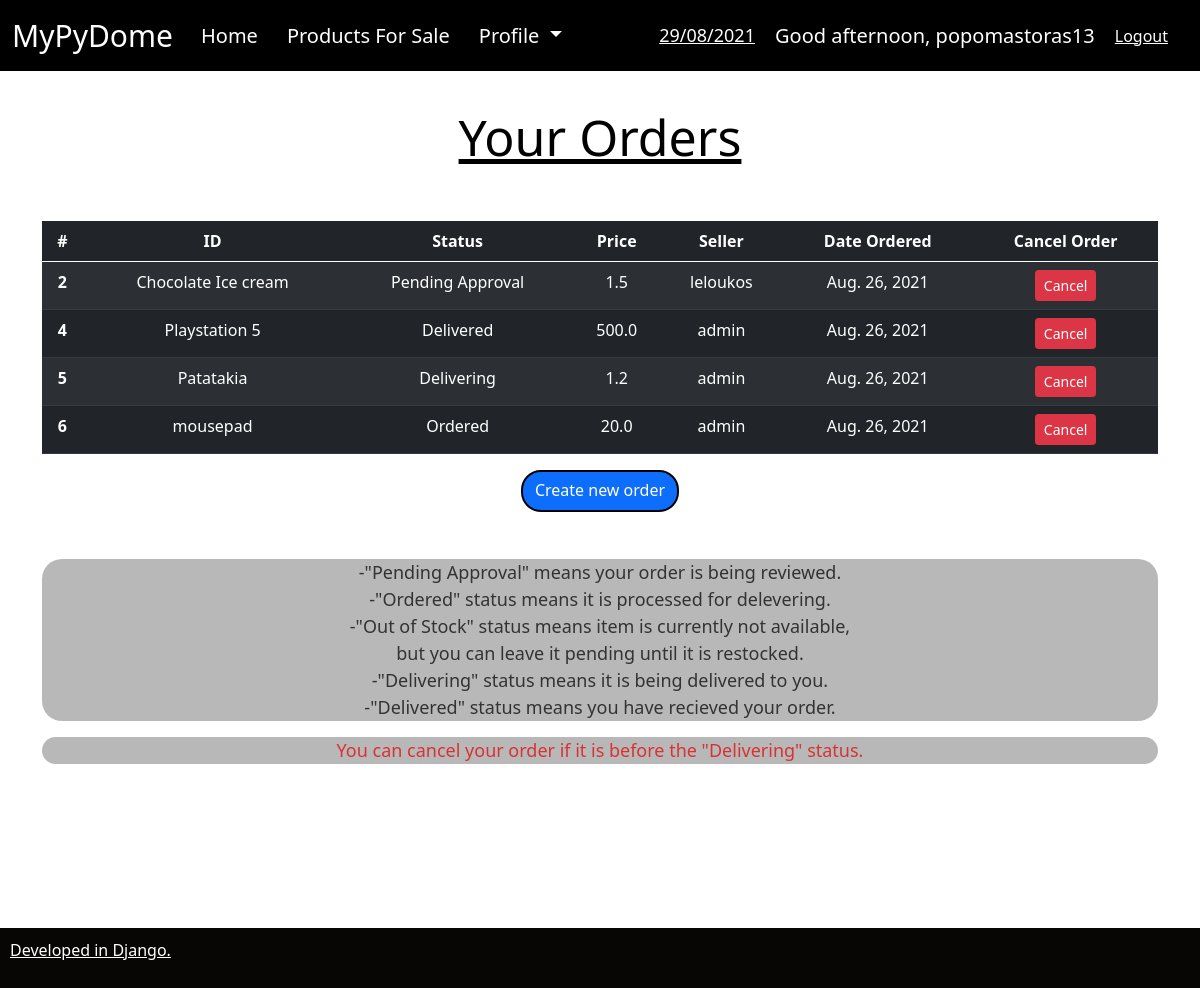
The page /products/orders/ (signed in) on the database as committed earlier.
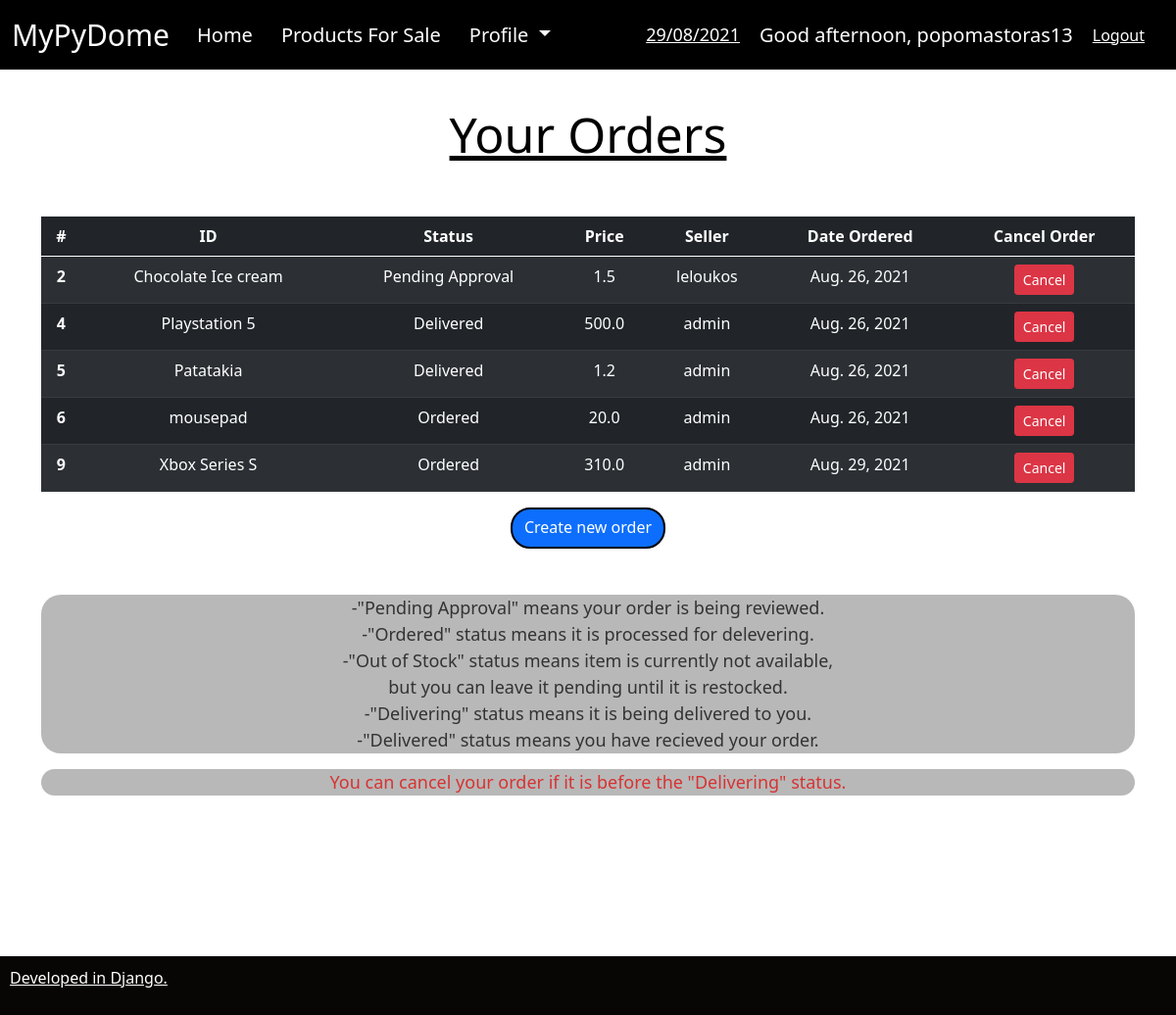
The same page on the database as committed later.
### products/models.py (models this page shows, shortened)
class Order(models.Model):
    STATUS=(
            ('Pending Approval', 'Pending Approval'),
            ('Out of Stock', 'Out of Stock'),
            ('Ordered', 'Ordered'),
            ('Delivering', 'Delivering'),
            ('Delivered', 'Delivered')
    )
    customer = models.ForeignKey(User, null=True, on_delete=models.SET_NULL)
    wishlist_item = models.ForeignKey(Wishlist, null=True, on_delete=models.CASCADE)
    date_created = models.DateTimeField(auto_now_add=True, null=True)
    status = models.CharField(max_length=200, default='Pending Approval', choices=STATUS)

class Wishlist(models.Model):
    CATEGORY = (
        ('Groceries', 'Groceries'),
        ('Food', 'Food'),
        ('Clothing-Apparel', 'Clothing-Apparel'),
        ('Household', 'Household'),
        ('Appliances', 'Appliances'),
        ('Electronics', 'Electronics'),
        ('Gaming', 'Gaming'),
        ('Computer Parts', 'Computer Parts'),
    )
    name = models.CharField(max_length=200, null=True)
    price = models.FloatField(null=True)
    stock = models.IntegerField(null=True)
    category = models.CharField(max_length=200, null=True, choices=CATEGORY)
    description = models.CharField(max_length=200, null=True)
    date_created = models.DateTimeField(auto_now_add=True, null=True)
    creator = models.ForeignKey(settings.AUTH_USER_MODEL, null=True, on_delete=models.SET_NULL)
    def __str__(self):
        return self.name

### products/views.py (the view)
# urls.py: path('orders/', views.orders_index, name='orders'),
@login_required(login_url='accounts')     #an den exw kane login de mporw na mpw
def orders_index(request):                #
    orders = Order.objects.all()
    myFilter = OrderFilter()   # gia search
    context = {'orders': orders, 'myFilter': myFilter}
    return render(request, 'order.html', context)

### products/templates/order.html
{% extends 'base.html' %}
{% block content %}
<div class="container">
<H1 align="center" style="font-size: 50px; color:rgb(0, 0, 0); text-decoration: underline;">
    Your Orders
  </H1>
<H2>&nbsp;
</H2>
<table style='text-align: center;' class="table table-dark table-striped">
    <thead>
        <tr>
          <th scope="col">#</th>
          <th scope="col">ID</th>
          <th scope="col">Status</th>
          <th scope="col">Price</th>
          <th scope="col">Seller</th>
          <th scope="col">Date Ordered</th>
          <th scope="col">Cancel Order</th>
        </tr>
      </thead>
      <tbody>
        {% for item in orders %}
        {% if request.user.id == item.customer_id  %}
        <tr>
          <th scope="row">{{ item.id }}</th>
            <td>{{ item.wishlist_item }}</td>
            <td>{{ item.status }}</td>
            <td>{{ item.wishlist_item.price }}</td>
            <td>{{ item.wishlist_item.creator }}</td>
            <td>{{ item.date_created.date }}</td>
            {% if item.status == "Pending Approval" or item.status == "Out of Stock" or item.status == "Ordered" or item.status == "Delivered"%}
            <td>
              <a class="btn btn-sm btn-danger" href="{% url 'delete_order' item.id %}">Cancel</a>
            </td>
            {% endif %}
            {% if item.status == "Delivering" %}
            <td>
              <button class="btn btn-sm btn-danger" onclick="alert('Unable to cancel at this Stage.')">Cancel</button>
            </td>
            {% endif %}
        </tr>
        {% endif %}
        {% endfor %}
      </tbody>
</table>
<div align="center">
  <a class="btn btn-primary" style ="height: 42px;  border-radius: 20px; border: 2px solid #000000;" href="/products/create_order" class="btn btn-primary" type="button">Create new order</a>
</div>
<H2>&nbsp;
</H2>
<div  align="center" style='opacity:0.8; border-radius: 20px; background-color:rgb(167, 167, 167)'>
  <p style ="width:100%; font-size:18px; color:rgb(0, 0, 0)">
  -"Pending Approval" means your order is being reviewed.
  <br>-"Ordered" status means it is processed for delevering.
  <br>-"Out of Stock" status means item is currently not available,
  <br>but you can leave it pending until it is restocked.
  <br>-"Delivering" status means it is being delivered to you.
  <br>-"Delivered" status means you have recieved your order.
  </p>
</div>
<div  align="center" style='opacity:0.8; border-radius: 20px; background-color:rgb(167, 167, 167)'>
  <p style ="width:100%; font-size:18px; color:rgb(206, 0, 0)">
  You can cancel your order if it is before the "Delivering" status.
  </p>
</div>
</div>
{% endblock %}

Rows that differ between the two databases and show on the page:
changed Order "Patatakia": status "Delivering" → "Delivered"
added Order: id "9", wishlist_item "Xbox Series S", status "Ordered", wishlist_item.price "310.0", wishlist_item.creator "admin", date_created "Aug. 29, 2021", shows "Cancel"
